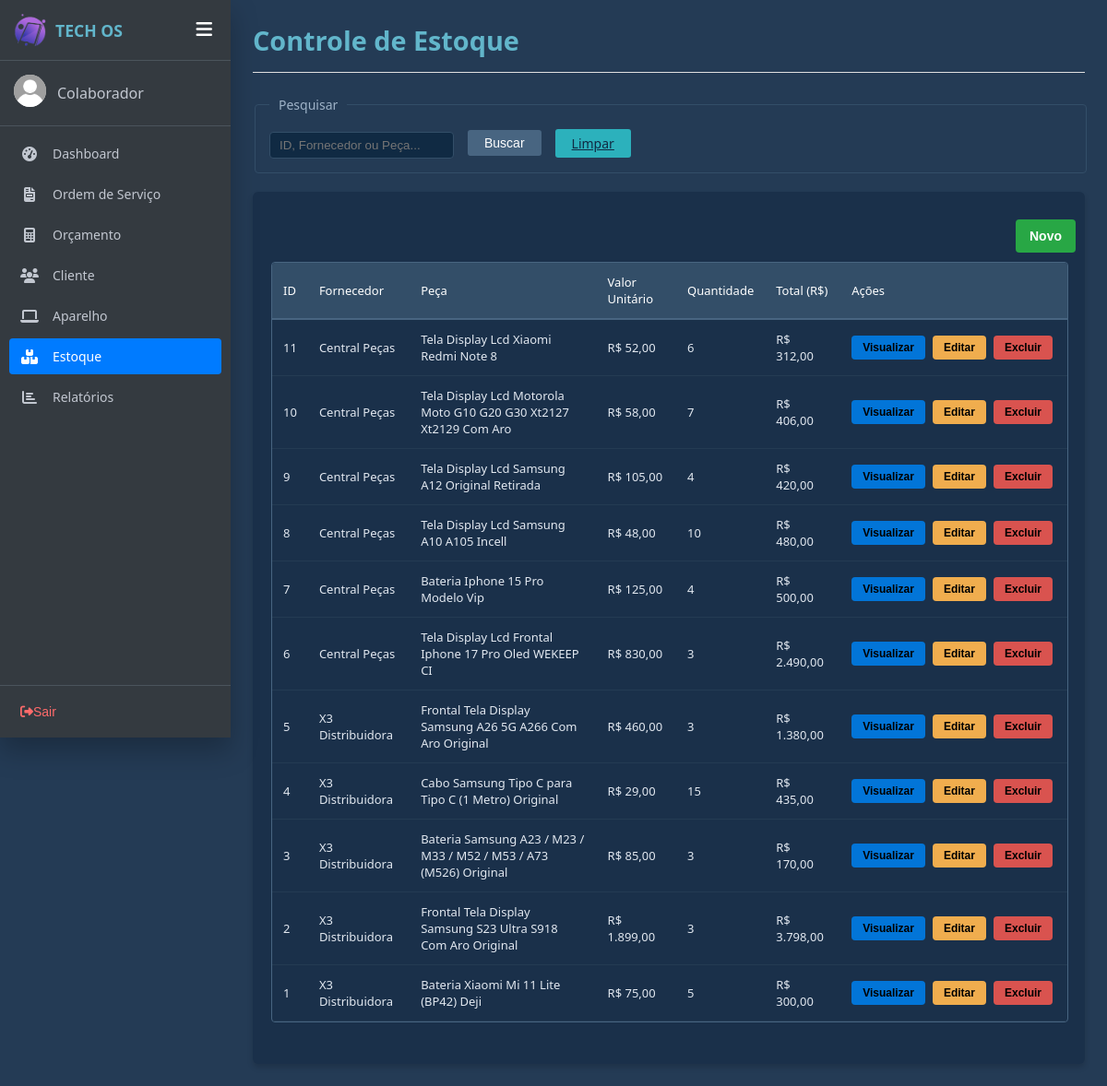
/estoque.php, run on the app's committed database.
### tables this page shows
CREATE TABLE `estoque` (
  `idEstoque` int(11) NOT NULL COMMENT 'Chave primária de identificaçãodo registro de estoque',
  `NomeFornecedor` varchar(100) DEFAULT NULL COMMENT 'Nome da empresa ou pessoa que forneceu a peça',
  `peca` varchar(100) DEFAULT NULL COMMENT 'Nome, descrição ou modelo do produto armazenado',
  `valor` decimal(10,2) NOT NULL COMMENT 'Valor unitário do produto',
  `quantidade` int(11) NOT NULL COMMENT 'Quantidade de itens disponíveis em estoque',
  `total` decimal(10,2) DEFAULT NULL COMMENT 'valor total acumulado(cauculado  multiplicando valor unitário por quantidade)'
);

### php/funcaoestoque.php (the view, shortened to what this page needs)
<?php
function listarProdutosEstoque($conn, $pesquisa = '') {
    $html = "";
    $produtos = [];
    if (!empty($pesquisa)) {
        $sql_busca = "SELECT * FROM estoque WHERE NomeFornecedor LIKE ? OR peca LIKE ? ORDER BY idEstoque DESC";
        $stmt = mysqli_prepare($conn, $sql_busca);
        $param = "%" . $pesquisa . "%";
        mysqli_stmt_bind_param($stmt, "ss", $param, $param);
        mysqli_stmt_execute($stmt);
        $resultado = mysqli_stmt_get_result($stmt);
    } else {
        $sql_busca = "SELECT * FROM estoque ORDER BY idEstoque DESC";
        $resultado = mysqli_query($conn, $sql_busca);
    }
    if ($resultado && mysqli_num_rows($resultado) > 0) {
        while ($linha = mysqli_fetch_assoc($resultado)) {
            $produtos[] = $linha;
        }
    }
    if (!empty($produtos)) {
        foreach ($produtos as $prod) {
            $id = $prod['idEstoque'];
            $fornecedor = htmlspecialchars($prod['NomeFornecedor'], ENT_QUOTES, 'UTF-8');
            $peca = htmlspecialchars($prod['peca'], ENT_QUOTES, 'UTF-8');
            $valor = number_format($prod['valor'], 2, ',', '.');
            $quantidade = $prod['quantidade'];
            $total = number_format($prod['total'], 2, ',', '.');
            $html .= "<tr>
                        <td>{$id}</td>
                        <td>{$fornecedor}</td>
                        <td>{$peca}</td>
                        <td>R$ {$valor}</td>
                        <td>{$quantidade}</td>
                        <td>R$ {$total}</td>
                        <td style='white-space: nowrap;'>
                            <div style='display: flex; gap: 4px; align-items: center;'>
                                <button type='button' class='btn-visualizar-tabela btn-visualizar' title='Visualizar'
                                    data-id='{$id}'
                                    data-fornecedor='{$fornecedor}'
                                    data-peca='{$peca}'
                                    data-valor='{$prod['valor']}'
                                    data-quantidade='{$quantidade}'
                                    data-total='{$prod['total']}'>Visualizar</button>
                                <button type='button' class='acao-editar btn-alterar-tabela btn-alterar' title='Editar'
                                    data-id='{$id}'
                                    data-fornecedor='{$fornecedor}'
                                    data-peca='{$peca}'
                                    data-valor='{$prod['valor']}'
                                    data-quantidade='{$quantidade}'
                                    data-total='{$prod['total']}'>Editar</button>
                                <button type='button' class='btn-apagar-tabela btn-apagar' title='Excluir'
                                    data-id='{$id}'
                                    onclick=\"if(confirm('Deseja realmente excluir?')) { window.location.href='php/salvarEstoque.php?excluir_id={$id}'; }\">Excluir</button>
                            </div>
                        </td>
                      </tr>";
        }
    } else {
        $html .= "<tr><td colspan='7' class='sem-dados text-center'>Nenhum item em estoque.</td></tr>";
    }
    return $html;
}
?>

### css/style_geral.css (style rules this page uses)
.os-table td { padding: 12px; border-bottom: 1px solid #243b53; color: #e2e8f0; }

### css/style_cadastros.css (style rules this page uses)
.btn-alterar, .btn-apagar, .btn-visualizar { border: none; border-radius: 4px; cursor: pointer; padding: 6px 12px; font-size: 12px; font-weight: 600; margin-right: 4px; transition: all 0.2s ease-in-out; display: inline-block; font-weight: bold; color:black; }
.btn-alterar { background-color: #f0ad4e; color:black; }
.btn-apagar { background-color: #d9534f; color: black; }
.btn-visualizar { background-color: #0275d8; color: black; }

### css/sidebar.css (style rules this page uses)
:root { --sidebar-bg: #343a40; --sidebar-hover: rgba(255, 255, 255, 0.1); --sidebar-active: #007bff; --text-color: #c2c7d0; --sidebar-width: 250px; }
body { margin: 0; font-family: 'Segoe UI', Tahoma, Geneva, Verdana, sans-serif; display: flex; background-color: #243b55; color: #ffffff; min-height: 100vh; transition: padding-left 0.3s ease; padding-left: var(--sidebar-width); }

### data on the page
estoque: idEstoque "11", NomeFornecedor "Central Peças", peca "Tela Display Lcd Xiaomi Redmi Note 8", valor "52,00", quantidade "6", total "312,00"
estoque: idEstoque "10", NomeFornecedor "Central Peças", peca "Tela Display Lcd Motorola Moto G10 G20 G30 Xt2127 Xt2129 Com Aro", valor "58,00", quantidade "7", total "406,00"
estoque: idEstoque "9", NomeFornecedor "Central Peças", peca "Tela Display Lcd Samsung A12 Original Retirada", valor "105,00", quantidade "4", total "420,00"
estoque: idEstoque "8", NomeFornecedor "Central Peças", peca "Tela Display Lcd Samsung A10 A105 Incell", valor "48,00", quantidade "10", total "480,00"
estoque: idEstoque "7", NomeFornecedor "Central Peças", peca "Bateria Iphone 15 Pro Modelo Vip", valor "125,00", quantidade "4", total "500,00"
estoque: idEstoque "6", NomeFornecedor "Central Peças", peca "Tela Display Lcd Frontal Iphone 17 Pro Oled WEKEEP CI", valor "830,00", quantidade "3", total "2.490,00"
estoque: idEstoque "5", NomeFornecedor "X3 Distribuidora", peca "Frontal Tela Display Samsung A26 5G A266 Com Aro Original", valor "460,00", quantidade "3", total "1.380,00"
estoque: idEstoque "4", NomeFornecedor "X3 Distribuidora", peca "Cabo Samsung Tipo C para Tipo C (1 Metro) Original", valor "29,00", quantidade "15", total "435,00"
estoque: idEstoque "3", NomeFornecedor "X3 Distribuidora", peca "Bateria Samsung A23 / M23 / M33 / M52 / M53 / A73 (M526) Original", valor "85,00", quantidade "3", total "170,00"
estoque: idEstoque "2", NomeFornecedor "X3 Distribuidora", peca "Frontal Tela Display Samsung S23 Ultra S918 Com Aro Original", valor "1.899,00", quantidade "3", total "3.798,00"
estoque: idEstoque "1", NomeFornecedor "X3 Distribuidora", peca "Bateria Xiaomi Mi 11 Lite (BP42) Deji", valor "75,00", quantidade "5", total "300,00"

### other printed values
nomeFuncionario($idLogado) "Colaborador"
